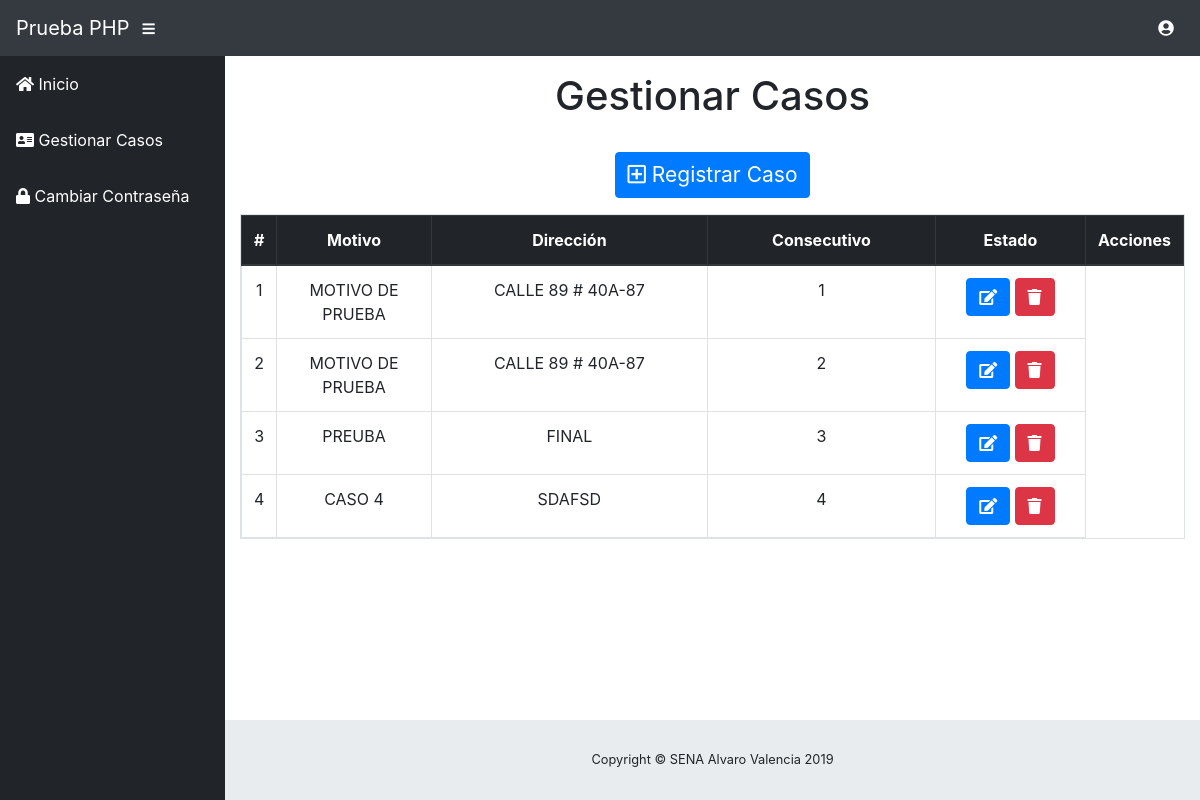
Screenshot of /administrador/gestionar_usuario.php (signed in) with the database file from the repository.
### tables this page shows
CREATE TABLE `casos` (
  `id` int(11) NOT NULL,
  `motivo` text NOT NULL,
  `direccion` varchar(70) NOT NULL,
  `estado` enum('Activo','Inactivo') NOT NULL,
  `consecutivo` int(11) NOT NULL
);

### administrador/gestionar_usuario.php (the view, shortened to what this page needs)
<!DOCTYPE html>
<html lang="es">
<head>
  <link href="vendor/fontawesome-free/css/all.min.css" rel="stylesheet" type="text/css">
  <link href="vendor/datatables/dataTables.bootstrap4.css" rel="stylesheet">
  <link href="css/sb-admin.css" rel="stylesheet">
  <link href="css/style.css" rel="stylesheet">
  <link rel="stylesheet" type="text/css" href="css/animate.min.css">
  <link rel="stylesheet" href="css/alertify.min.css">
</head>
<body id="page-top">
  <?php include ('comunes/nav.php'); ?>
  <div id="wrapper">
    <?php include ('comunes/navbar.php'); include ('../includes/conexion.php'); ?>
    <div id="content-wrapper">
      <div class="container-fluid">
        <div class="row">
           <div class="col-lg-12">
              <h1 class="text-center">Gestionar Casos</h1>
           </div>
        </div>
        <br>
        <div class="row">
           <div class="col-lg-12">
              <div class="form-group text-center">
              <a style="font-size: 21px;" class="btn btn-large btn-primary" href="#" data-toggle="modal" data-target="#crearSubdirector"><i class="far fa-plus-square"></i> Registrar Caso</a>
            </div>
           </div>
        </div>
        <?php
        $consulta = "SELECT * FROM `casos`";
        $query = mysqli_query($conexion,$consulta);
        $cantidad = mysqli_num_rows($query);
        if ($cantidad>0) { ?>
          <div class="row">
            <div class="col-lg-12 text-centerssss">
                <table class="table table-bordered table-hover table-responsive">
                  <thead class="thead-dark">
                    <tr>
                      <th class="text-center">#</th>
                      <th class="text-center">Motivo</th>
                      <th class="text-center">Dirección</th>
                      <th class="text-center">Consecutivo</th>
                      <th class="text-center">Estado</th>
                      <th class="text-center">Acciones</th>
                    </tr>
                  </thead>
                  <tbody>
                    <?php
                    $count = 0;
                    while ($row = mysqli_fetch_array($query)) {
                    $count++;
                    ?>
                    <tr>
                      <td style="width:30px;" align='center' valign = "middle"><?php echo $count; ?></td>
                      <td style="width:200px;" align='center' valign = "middle"><?php echo utf8_encode(strtoupper($row['motivo']))?></td>
                      <td style="width:400px;" align='center' valign = "middle"><?php echo utf8_encode(strtoupper($row['direccion']))?></td>
                      <td style="width:300px;" align='center' valign = "middle"><?php echo utf8_encode(strtoupper($row['consecutivo']))?></td>
                      <td style="width:200px;" align='center' valign = "middle">
                      <a class="btn btn-primary" href="editarUsuario.php?usuario_id=<?php echo $row['usuario_id']; ?>"><i class="fas fa-edit"></i></a>
                      <a class="btn btn-danger btn_eliminar text-white" data-id="<?php echo $row['usuario_id']; ?>"><i class="fas fa-trash"></i></a>
                      </td>
                      </tr>
                      <?php } ?>
                  </tbody>
                </table>
            </div>
          </div>
        <?php } ?>
      </div>
      <?php include ('comunes/footer.php'); ?>
    </div>
  </div>
</body>
</html>

### administrador/comunes/nav.php (shortened to what this page needs)
<nav class="navbar navbar-expand navbar-dark bg-dark static-top">
<a class="navbar-brand mr-1" href="index.php">Prueba PHP</a>
<button class="btn btn-link btn-sm text-white order-1 order-sm-0" id="sidebarToggle" href="#">
  <i class="fas fa-bars"></i>
</button>
<ul class="navbar-nav ml-auto ml-md-0">
  <li class="nav-item dropdown no-arrow">
    <a class="nav-link dropdown-toggle" href="#" id="userDropdown" role="button" data-toggle="dropdown" aria-haspopup="true" aria-expanded="false">
      <i class="fas fa-user-circle fa-fw"></i>
    </a>
  </li>
</ul>
</nav>

### administrador/comunes/navbar.php (shortened to what this page needs)
<ul class="sidebar navbar-nav">
    <li class="nav-item active">
      <a class="nav-link" href="index.php">
        <i class="fas fa-home"></i>
        <span>Inicio</span>
      </a>
    </li>
    <li class="nav-item">
      <a class="nav-link" href="gestionar_casos.php">
        <i class="fas fa-address-card"></i>
        <span>Gestionar Casos</span></a>
    </li>
    <li class="nav-item">
      <a class="nav-link" href="cambiarcontrasena.php">
        <i class="fas fa-lock"></i>
        <span>Cambiar Contraseña</span></a>
    </li>
</ul>

### administrador/comunes/footer.php
<footer class="sticky-footer">
    <div class="container my-auto">
        <div class="copyright text-center my-auto">
            <span>Copyright © SENA Alvaro Valencia 2019</span>
        </div>
    </div>
</footer>

### administrador/css/style.css (style rules this page uses)
.sidebar .nav-item .nav-link { color: rgb(255, 255, 255) !important; }
.nav-link { color: rgb(255, 255, 255) !important; }

### rows the page displays
casos: motivo "MOTIVO DE PRUEBA", direccion "CALLE 89 # 40A-87", consecutivo "1"
casos: motivo "MOTIVO DE PRUEBA", direccion "CALLE 89 # 40A-87", consecutivo "2"
casos: motivo "PREUBA", direccion "FINAL", consecutivo "3"
casos: motivo "CASO 4", direccion "SDAFSD", consecutivo "4"
